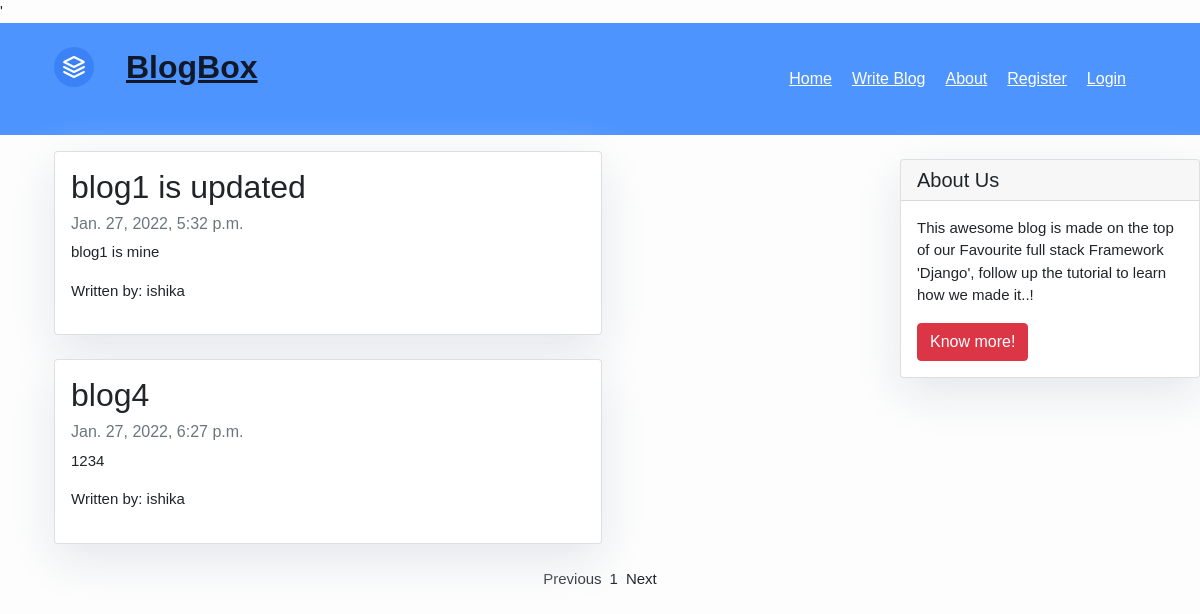
/blogs/2, run on an earlier commit of the app's database.
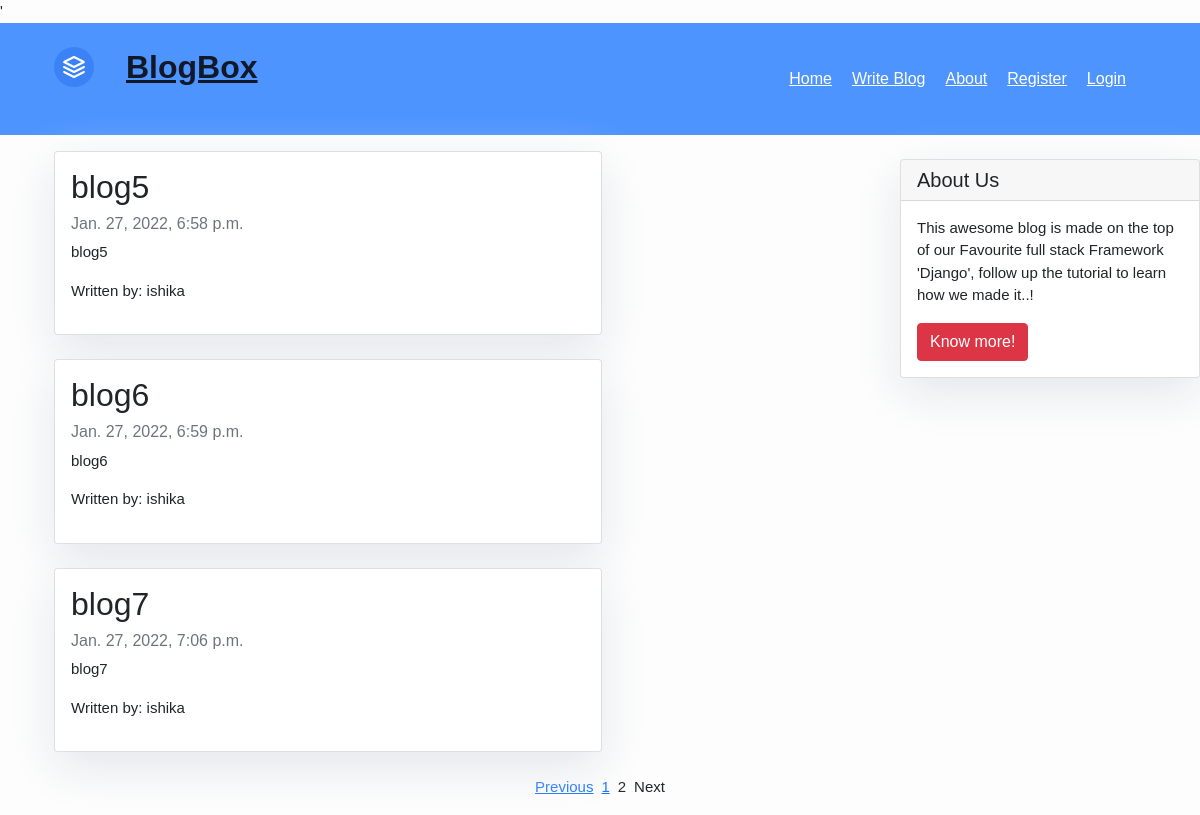
And on a later commit of the database.
### Blog/models.py (models this page shows, shortened)
class PostBlog(models.Model):
    author = models.ForeignKey("auth.User",on_delete = models.CASCADE,verbose_name = "written by ")
    category = models.CharField(max_length=100, null=True)
    title = models.CharField(max_length=100)
    content = models.TextField()
    date_posted = models.DateTimeField(default=now)

### Blog/views.py (the view)
# urls.py: path('blogs/<int:page>', blog_views.blog_page, name='blog-page'),
def blog_page(request, page=1):
    blog_list = PostBlog.objects.all()
    paginator = Paginator(blog_list, 4)
    try:
        blog_list = paginator.page(page)
    except EmptyPage:
        blog_list = paginator.page(paginator.num_pages)
    content = {
        'posts' : blog_list,
        }
    return render(request, "blog_page.html",content)

### Blog/templates/Blog/blog_page.html
{% include 'Blog/base.html' %}
{% include 'Blog/sidebar.html' %}
{% block body_block %}
<div class="container">
    <div class="row">
        <div class="col-md-8 mt-3 left">
            {% for post in posts %}
            <div class="card mb-4">
                <div class="card-body">
                    <h2 class="card-title">{{ post.title }}</h2>
                    <p class="card-text text-muted h6">{{ post.date_posted }} </p>
                    <p class="card-text">{{ post.content }}</p>
                    <p class="card-text text-muted h6"></p>Written by: {{post.author}}</p>
                </div>
            </div>
            {% endfor %}
        </div>
    </div>
</div>
<ul class='pagination justify-content-center'>
    {% if posts.has_previous %}
      <li class="mx-1"><a href='{% url "blog-page" posts.previous_page_number %}'>Previous</a></li>
    {% else %}
      <li class='mx-1 disabled'><span >Previous</span></li>
    {% endif %}
    {% for i in posts.paginator.page_range %}
      {% if posts.number == i %}
        <li class='active mx-1'><span>{{ i }}</span></li>
        {% else %}
        <li class="mx-1"><a href='{% url "blog-page" i %}'>{{ i }}</a></li>
      {% endif %}
    {% endfor %}
    {% if posts.has_next %}
      <li class="mx-1"><a href='{% url "blog-page" posts.next_page_number %}' >Next</a></li>
    {% else %}
      <li class="mx-1"><span class='disabled'>Next</span></li>
    {% endif %}
  </ul>
{% endblock %}

What changed in the data, as far as the page shows it:
no longer on this page (row unchanged): PostBlog: title "blog1 is updated", date_posted "Jan. 27, 2022, 5:32 p.m.", content "blog1 is mine", author "ishika"
no longer on this page (row unchanged): PostBlog: title "blog4", date_posted "Jan. 27, 2022, 6:27 p.m.", content "1234", author "ishika"
added PostBlog: title "blog5", date_posted "Jan. 27, 2022, 6:58 p.m.", content "blog5", author "ishika"
added PostBlog: title "blog6", date_posted "Jan. 27, 2022, 6:59 p.m.", content "blog6", author "ishika"
added PostBlog: title "blog7", date_posted "Jan. 27, 2022, 7:06 p.m.", content "blog7", author "ishika"
Also different on the page:
list line gone: "1"
new list line: "1"
new list line: "2"
